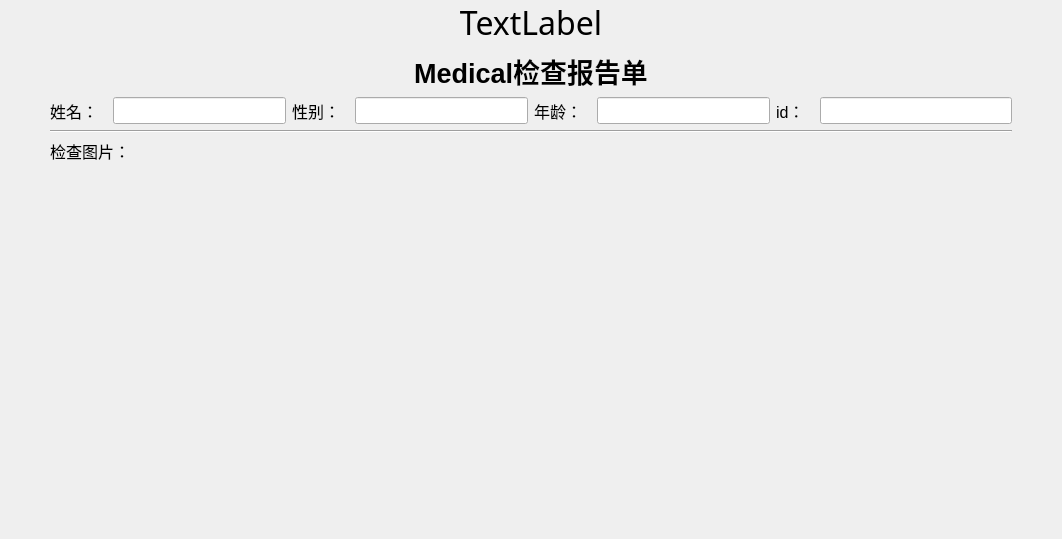
           <widget class="QWidget" name="scrollAreaWidgetContents">
            <property name="geometry">
             <rect>
              <x>0</x>
              <y>0</y>
              <width>1062</width>
              <height>539</height>
             </rect>
            </property>
            <widget class="QWidget" name="layoutWidget">
             <property name="geometry">
              <rect>
               <x>50</x>
               <y>0</y>
               <width>962</width>
               <height>1328</height>
              </rect>
             </property>
             <layout class="QVBoxLayout" name="reportLayout">
              <property name="leftMargin">
               <number>0</number>
              </property>
              <item>
               <widget class="QLabel" name="hospitalNameLabel">
                <property name="font">
                 <font>
                  <family>宋体</family>
                  <pointsize>24</pointsize>
                 </font>
                </property>
                <property name="text">
                 <string>TextLabel</string>
                </property>
                <property name="alignment">
                 <set>Qt::AlignCenter</set>
                </property>
               </widget>
              </item>
              <item>
               <widget class="QLabel" name="checkNameLabel">
                <property name="font">
                 <font>
                  <pointsize>20</pointsize>
                  <weight>75</weight>
                  <bold>true</bold>
                 </font>
                </property>
                <property name="contextMenuPolicy">
                 <enum>Qt::DefaultContextMenu</enum>
                </property>
                <property name="layoutDirection">
                 <enum>Qt::LeftToRight</enum>
                </property>
                <property name="text">
                 <string>Medical检查报告单</string>
                </property>
                <property name="textFormat">
                 <enum>Qt::AutoText</enum>
                </property>
                <property name="alignment">
                 <set>Qt::AlignCenter</set>
                </property>
               </widget>
              </item>
              <item>
               <layout class="QHBoxLayout" name="horizontalLayout_13">
                <item>
                 <layout class="QHBoxLayout" name="nameLayout">
                  <item>
                   <widget class="QLabel" name="label_3">
                    <property name="font">
                     <font>
                      <pointsize>12</pointsize>
                     </font>
                    </property>
                    <property name="text">
                     <string>姓名：  </string>
                    </property>
                   </widget>
                  </item>
                  <item>
                   <widget class="QLineEdit" name="nameEdit">
                    <property name="font">
                     <font>
                      <pointsize>12</pointsize>
                     </font>
                    </property>
                   </widget>
                  </item>
                 </layout>
                </item>
                <item>
                 <layout class="QHBoxLayout" name="genderLayout">
                  <item>
                   <widget class="QLabel" name="label_4">
                    <property name="font">
                     <font>
                      <pointsize>12</pointsize>
                     </font>
                    </property>
                    <property name="text">
                     <string>性别：  </string>
                    </property>
                   </widget>
                  </item>
                  <item>
                   <widget class="QLineEdit" name="genderEdit">
                    <property name="font">
                     <font>
                      <pointsize>12</pointsize>
                     </font>
                    </property>
                   </widget>
                  </item>
                 </layout>
                </item>
                <item>
                 <layout class="QHBoxLayout" name="ageLayout">
                  <item>
                   <widget class="QLabel" name="label_5">
                    <property name="font">
                     <font>
                      <pointsize>12</pointsize>
                     </font>
                    </property>
                    <property name="text">
                     <string>年龄：  </string>
                    </property>
                   </widget>
                  </item>
                  <item>
                   <widget class="QLineEdit" name="ageEdit">
                    <property name="font">
                     <font>
                      <pointsize>12</pointsize>
                     </font>
                    </property>
                   </widget>
                  </item>
                 </layout>
                </item>
                <item>
                 <layout class="QHBoxLayout" name="idLayout">
                  <item>
                   <widget class="QLabel" name="label_6">
                    <property name="font">
                     <font>
                      <pointsize>12</pointsize>
                     </font>
                    </property>
                    <property name="text">
                     <string>id：  </string>
                    </property>
                   </widget>
                  </item>
                  <item>
                   <widget class="QLineEdit" name="idEdit">
                    <property name="font">
                     <font>
                      <pointsize>12</pointsize>
                     </font>
                    </property>
                   </widget>
                  </item>
                 </layout>
                </item>
               </layout>
              </item>
              <item>
               <widget class="Line" name="line">
                <property name="orientation">
                 <enum>Qt::Horizontal</enum>
                </property>
               </widget>
              </item>
              <item>
               <layout class="QVBoxLayout" name="verticalLayout_15">
                <item>
                 <widget class="QLabel" name="label_7">
                  <property name="font">
                   <font>
                    <pointsize>12</pointsize>
                   </font>
                  </property>
                  <property name="text">
                   <string>检查图片：</string>
                  </property>
                 </widget>
                </item>
                <item>
                 <layout class="QVBoxLayout" name="pictureLayout">
                  <property name="leftMargin">
                   <number>0</number>
                  </property>
                  <property name="topMargin">
                   <number>0</number>
                  </property>
                  <property name="rightMargin">
                   <number>0</number>
                  </property>
                  <item>
                   <widget class="SplitScreenLabelWidget" name="pictureLabel" native="true">
                    <property name="minimumSize">
                     <size>
                      <width>663</width>
                      <height>548</height>
                     </size>
                    </property>
                    <property name="text" stdset="0">
                     <string>显示图片区</string>
                    </property>
                   </widget>
                  </item>
                  <item>
                   <widget class="QTableWidget" name="temDataTable">
                    <property name="minimumSize">
                     <size>
                      <width>0</width>
                      <height>0</height>
                     </size>
                    </property>
                    <property name="maximumSize">
                     <size>
                      <width>16777215</width>
                      <height>16777215</height>
                     </size>
                    </property>
                    <property name="layoutDirection">
                     <enum>Qt::LeftToRight</enum>
                    </property>
                   </widget>
                  </item>
                  <item>
                   <widget class="QLabel" name="bodyPartLabel">
                    <property name="font">
                     <font>
                      <pointsize>12</pointsize>
                     </font>
                    </property>
                    <property name="text">
                     <string>TextLabel</string>
                    </property>
                    <property name="alignment">
                     <set>Qt::AlignCenter</set>
                    </property>
                   </widget>
                  </item>
                 </layout>
                </item>
               </layout>
              </item>
              <item>
               <layout class="QVBoxLayout" name="verticalLayout_16">
                <item>
                 <widget class="QLabel" name="label_9">
                  <property name="font">
                   <font>
                    <pointsize>12</pointsize>
                   </font>
                  </property>
                  <property name="text">
                   <string>检查结果：</string>
                  </property>
                 </widget>
                </item>
                <item>
                 <widget class="QTextEdit" name="decisionEdit"/>
                </item>
               </layout>
              </item>
              <item>
               <widget class="Line" name="line_2">
                <property name="orientation">
                 <enum>Qt::Horizontal</enum>
                </property>
               </widget>
              </item>
              <item>
               <layout class="QHBoxLayout" name="horizontalLayout_14" stretch="6,1,3">
                <property name="leftMargin">
                 <number>0</number>
                </property>
                <property name="rightMargin">
                 <number>80</number>
                </property>
                <item>
                 <widget class="QLabel" name="label_10">
                  <property name="text">
                   <string>TextLabel</string>
                  </property>
                 </widget>
                </item>
                <item>
                 <widget class="QLabel" name="label_8">
                  <property name="font">
                   <font>
                    <pointsize>10</pointsize>
                   </font>
                  </property>
                  <property name="text">
                   <string>检查日期：</string>
                  </property>
                 </widget>
                </item>
                <item>
                 <widget class="QLabel" name="dateLabel">
                  <property name="font">
                   <font>
                    <pointsize>10</pointsize>
                   </font>
                  </property>
                  <property name="layoutDirection">
                   <enum>Qt::RightToLeft</enum>
                  </property>
                  <property name="text">
                   <string>TextLabel</string>
                  </property>
                 </widget>
                </item>
               </layout>
              </item>
             </layout>
            </widget>
           </widget>
